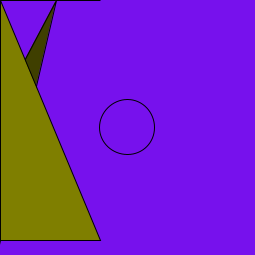
Frame 1 (no input)
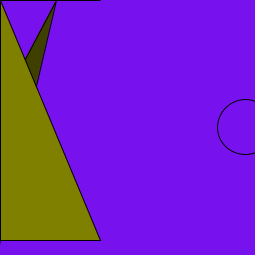
Frame 60 (the mouse pressed at the canvas centre just before this capture)
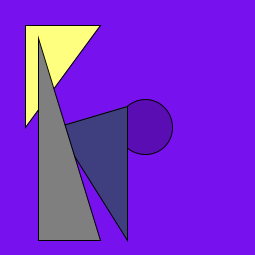
Frame 120 (the mouse held since frame 60 and released just before this capture)

The Processing sketch that drew these frames (run headless with seeded random() and noise(); from frame 60 on, the mouse is pressed at the canvas centre):

// Processing sketch: processing_181862
// ── processing_181862.pde

float xTriangle1 = 100;
float yTriangle1 = 50;
float yTriangle2 = 240;
float POS = 127;
int vel = 2;


void setup () {
  size (255, 255);
}

void draw () {
  background (119, 17, 237);
  fill(0, 0, 0, mouseX/2);
  ellipse ( POS, height/2, width-200, height-200);
  POS = POS + vel;

  if (POS>=255) {
    vel = - vel;
  }
if (POS<=0){
  vel = - vel;
}

  fill (height, width, mouseX);
  triangle (mouseX*0.20, mouseY, mouseX*0.20, mouseY*0.20, xTriangle1, mouseY*0.20);

  fill (height/4, width/4, mouseX);
  triangle (yTriangle1+6, mouseY, mouseX, yTriangle2, mouseX, xTriangle1+6);

  fill(height/2, width/2, mouseX);
  triangle (mouseX*0.30, mouseY*0.30, xTriangle1, yTriangle2, mouseX*0.30, yTriangle2);
}
